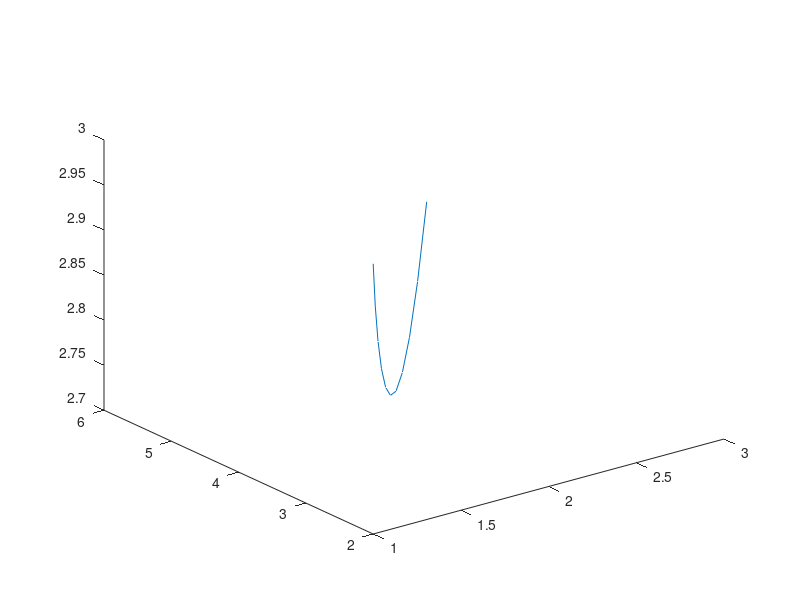

Here is the MATLAB script that generated this plot:
%Ex 4.1
n = 10;
A(1) = 1;
for i = 1:n
    A(i+1) = A(i)/2;
end
plot(A);
%Ex 4.4 (Chaotic system)
X(1) = 1;
Y(1) = 2;
Z(1) = 3;
sigma = 10;
b = 8/3;
r = 28;
dt = 0.01;
for i = 1:n
    X(i+1) = X(i) + sigma*(Y(i) - X(i))*dt;
    Y(i+1) = Y(i) + ( X(i)*(r-Z(i)) - Y(i) )*dt;
    Z(i+1) = Z(i) + (X(i)*Y(i) - b*Z(i))*dt;
end
plot3(X, Y, Z)